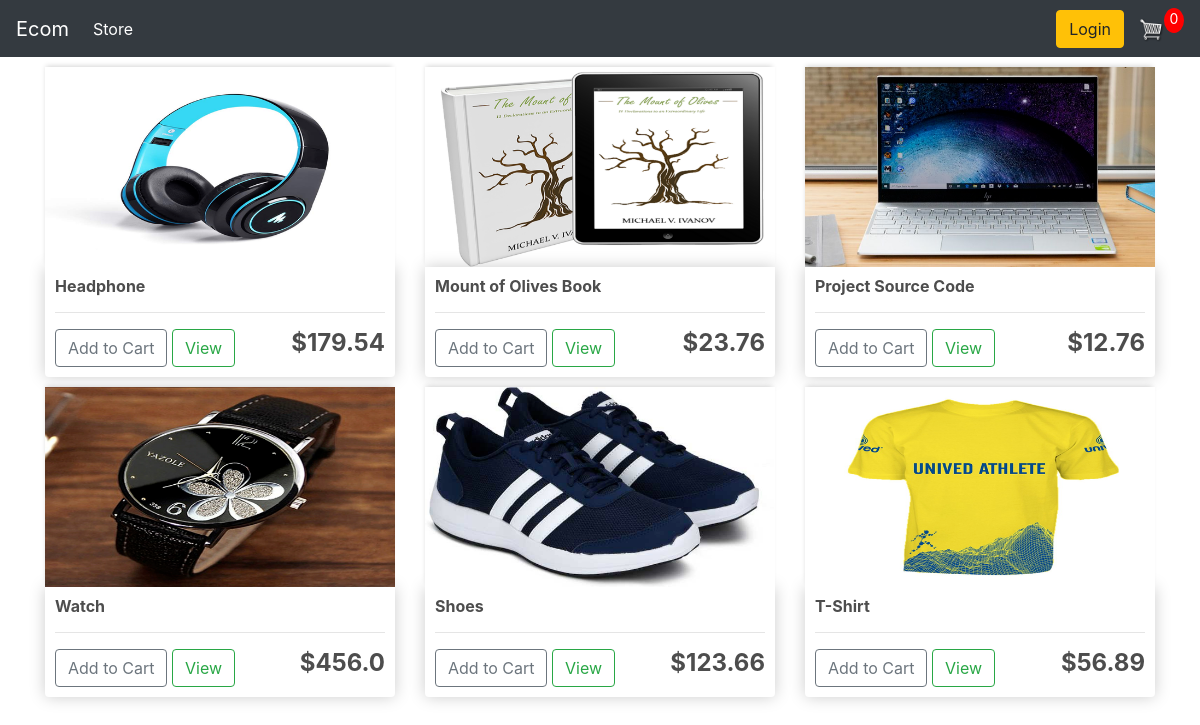
The page / on the database its author committed.
### store/models.py (models this page shows, shortened)
class Product(models.Model):
    name = models.CharField(max_length=200)
    price = models.FloatField()
    digital = models.BooleanField(default=False, null=True, blank=True)
    image = models.ImageField(null=True, blank=True)
    @property
    def image_url(self):
        try:
            url = self.image.url
        except:
            url = " "
        return url

### store/views.py (the view)
# urls.py: path('', include('store.urls')),
def store(request):
    content = Product.objects.all()
    if request.user.is_authenticated:
        customer = request.user.customer
        order, created = Order.objects.get_or_create(customer=customer, complete=False)
        items = order.orderitem_set.all()
    else:
        items = []
        order = {'get_total_items': 0, 'get_cart_total': 0}
    return render(request, 'store/store.html', {"products": content, 'orders': order})

### store/templates/store/store.html
{% extends 'store/main.html' %}
{% load static %}
{% block content %}
<div class="row">
     {% for x in products %}
		<div class="col-lg-4">
			<img class="thumbnail" src="{{ x.image_url }}">
 			<div class="box-element product">
				<h6><strong>{{ x.name }}</strong></h6>
				<hr>
				<button data-product="{{ x.id }}" data-action="add" class="btn btn-outline-secondary add-btn update-cart">Add to Cart</button>
				<a class="btn btn-outline-success" href="#">View</a>
				<h4 style="display: inline-block; float: right"><strong>${{ x.price }}</strong></h4>
			</div>
		</div>
    {% endfor %}
</div>
{% endblock content %}

### store/templates/store/main.html (shortened to what this page needs)
<!DOCTYPE html>
{% load static %}
<html lang="en">
<head>
    <link rel="stylesheet" href="{% static 'css/main.css' %}">
    <link rel="stylesheet" href="https://stackpath.bootstrapcdn.com/bootstrap/4.5.0/css/bootstrap.min.css">
</head>
<body>
<nav class="navbar navbar-expand-lg navbar-dark bg-dark">
   <a class="navbar-brand" href="/">Ecom</a>
  <div class="collapse navbar-collapse" id="navbarSupportedContent">
        <ul class="navbar-nav mr-auto">
          <li class="nav-item active">
            <a class="nav-link" href="/">Store <span class="sr-only">(current)</span></a>
          </li>
        </ul>
      <div class="form-inline my-2 my-lg-0">
	     	<a href="#" class="btn btn-warning">Login</a>
	     	<a href="cart/">
	    		<img id="cart-icon" src="{% static 'images/cart.png' %}">
	    	</a>
	    	<p id="cart-total">{{ orders.get_total_items }}</p>
      </div>
            </div>
</nav>
    <div class="container">
        {% block content %}
        {% endblock content %}
    </div>
</body>
</html>

### static/css/main.css (style rules this page uses)
body { background-color: hsl(0, 0%, 98%); }
h1,h2,h3,h4,h5,h6 { color:hsl(0, 0%, 30%); }
.box-element { box-shadow:hsl(0, 0%, 80%) 0 0 16px; background-color: #fff; border-radius: 4px; padding: 10px; }
.thumbnail { width: 100%; height: 200px; -webkit-box-shadow: -1px -3px 5px -2px rgba(214,214,214,1); -moz-box-shadow: -1px -3px 5px -2px rgba(214,214,214,1); box-shadow: -1px -3px 5px -2px rgba(214,214,214,1); }
.product { border-radius: 0 0 4px 4px; }
.bg-dark { background-color: #4f868c!important; }
#cart-icon { width:25px; display: inline-block; margin-left: 15px; }
#cart-total { display: block; text-align: center; color:#fff; background-color: red; width: 20px; height: 25px; border-radius: 50%; font-size: 14px; }
.col-lg-4, .col-lg-6, .col-lg-8, .col-lg-12 { margin-top: 10px; }
.btn { border-radius: 0; }

### rows shown on the page
Product: image_url (picture), name "Headphone", price "179.54"
Product: image_url (picture), name "Mount of Olives Book", price "23.76"
Product: image_url (picture), name "Project Source Code", price "12.76"
Product: image_url (picture), name "Watch", price "456.0"
Product: image_url (picture), name "Shoes", price "123.66"
Product: image_url (picture), name "T-Shirt", price "56.89"

### other values the page prints
{{ orders.get_total_items }} "0"
